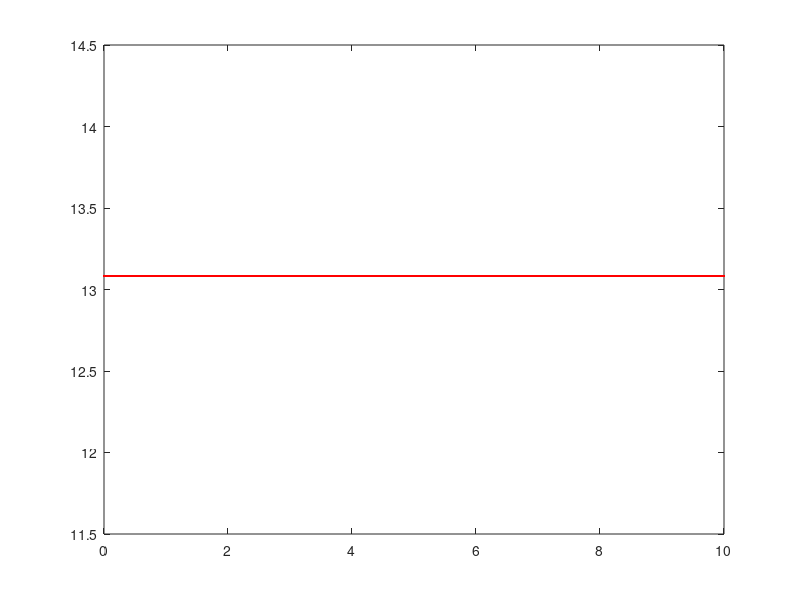

Recreate this plot in MATLAB.
% Ac=16;
% u=0.22;
% fm=800;
% fc=10000;
%  t=0:0.01:10;
% S=Ac*(1+u*cos(2*pi*fm*t)).*cos(2*pi*fc*t);
% plot(t,S,'r')
% %axis([0 20 -20 20])
% ylabel('S(t)');
% xlabel('t(sec)');


ac=16;
fm=800;
fc=10000;
m=0.22;
t=0:0.01:10;
p=3.14;
s=abs(ac+ac*m*cos(2*p*fm));
s2=(ac+ac*m*cos(2*p*fm*t)).*cos(2*p*fc*t);
plot(t,s,'r');
% hold on;
%plot(t,s2,'b');
%plot(t,s2,'color','b','LineWidth',1,'LineStyle',"-");
% xlabel('Time');
% ylabel('amplitude');
% hold off;
% grid on;


